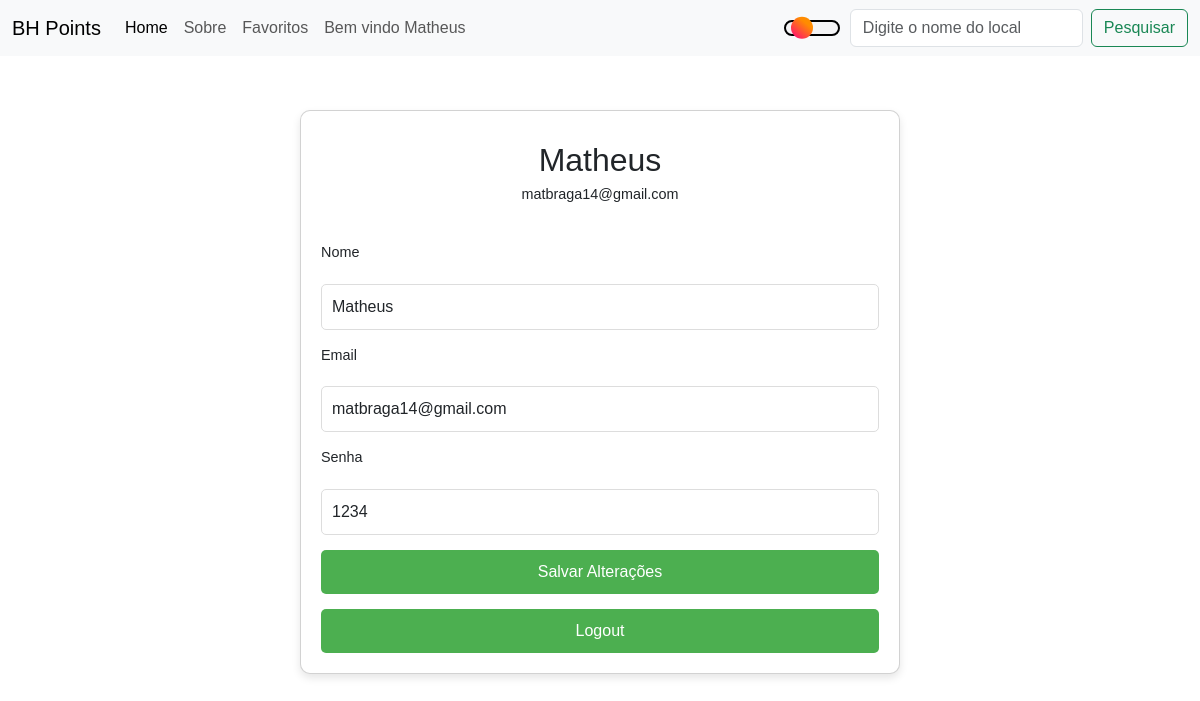
The app's page /index.php?action=profile (signed in) with its own data.
### tables this page shows
CREATE TABLE IF NOT EXISTS `usuarios` (
  `idUser` int NOT NULL AUTO_INCREMENT,
  `name` varchar(160) NOT NULL,
  `email` varchar(160) NOT NULL,
  `senha` varchar(60) DEFAULT NULL,
  PRIMARY KEY (`idUser`),
  UNIQUE KEY `email` (`email`)
);

### src/Controller/UserController.php (called while the page is built, shortened)
<?php
include_once 'Model/User.php';
class UserController {
    private $user;
    public function __construct($db) {
        $this->user = new User($db);
    }
    public function readOne_user($idUser) {
        $this->user->idUser = $idUser;
        $this->user->readOne_user();
        if($this->user->name != null) {
            $user_arr = array(
                "idUser" => $this->user->idUser,
                "name" => $this->user->name,
                "email" => $this->user->email,
                "senha" => $this->user->senha
            );
            return $user_arr;
        } else {
            return "Usuário não localizado.";
        }
    }
}
?>

### src/Model/User.php (called while the page is built, shortened)
<?php
class User {
    private $conn;
    public $table_name = "usuarios";
    public $idUser;
    public function __construct($db) {
        $this->conn = $db;
    }
    public function readOne_user() {
        $query = "SELECT name, email, senha FROM " . $this->table_name . " WHERE idUser = ? LIMIT 0,1";
        $stmt = $this->conn->prepare($query);
        $stmt->bindParam(1, $this->idUser);
        $stmt->execute();
        $row = $stmt->fetch(PDO::FETCH_ASSOC);
        $this->name = $row['name'];
        $this->email = $row['email'];
        $this->senha = $row['senha'];
    }
}
?>

### src/Views/protected/user.php (the view, shortened to what this page needs)
<!DOCTYPE html>
<html lang="en">
<head>
    <link rel="stylesheet" href="style.css" />
    <link href="https://cdn.jsdelivr.net/npm/bootstrap@5.3.3/dist/css/bootstrap.min.css" rel="stylesheet"
>
</head>
<body data-bs-theme="dark">
    <?php include('views/components/header.php'); ?>
    <div class="all">
        <div class="card" id="profile-container">
            <div class="profile-header">
                <h2> <?php echo $_SESSION['name']?></h2>
                <p><?php echo $user['email']?></p>
            </div>
            <form action="index.php?action=update-user&idUser=<?php echo $_SESSION['idUser']?>" class="profile-form"
                method="post">
                <label for="name">Nome</label>
                <input type="text" id="name" class="form-control" name="name" value="<?php echo $user['name']?>">
                <label for="email">Email</label>
                <input type="email" id="email" class="form-control" name="email" value="<?php echo $user['email']?>">
                <label for="senha">Senha</label>
                <input type="text" id="senha" class="form-control" name="senha" value="<?php echo $user['senha']?>">
                <button type="submit">Salvar Alterações</button>
                <a id="logout" href=" index.php?action=logout" style="text-decoration:none">Logout</a>
            </form>
        </div>
    </div>
</body>
</html>

### src/style.css (style rules this page uses)
.all { padding-top: 60px; }

### src/Views/protected/user.php (style rules this page uses)
body { margin: 0; font-family: Arial, sans-serif; }
#profile-container { max-width: 600px; margin: 50px auto; border-radius: 10px; box-shadow: 0 4px 8px rgba(0, 0, 0, 0.1); padding: 20px; }
.profile-header { text-align: center; margin-bottom: 20px; }
.profile-header h2 { margin: 10px 0 5px; }
.profile-header p { font-size: 0.9em; }
.profile-form { display: flex; flex-direction: column; gap: 15px; }
.profile-form label { font-size: 0.9em; margin-bottom: 5px; }
.profile-form input, .profile-form textarea { padding: 10px; border: 1px solid #ddd; border-radius: 5px; font-size: 1em; width: 100%; }
.profile-form button { padding: 10px; background-color: #4caf50; color: #fff; border: none; border-radius: 5px; cursor: pointer; font-size: 1em; transition: background-color 0.3s; }
#logout { padding: 10px; background-color: #4caf50; color: #fff; border: none; border-radius: 5px; cursor: pointer; font-size: 1em; transition: background-color 0.3s; text-align: center; }

### records on screen
usuarios: email "matbraga14@gmail.com", name "Matheus", senha "1234"

### other values on screen
$_SESSION['name'] "Matheus"
